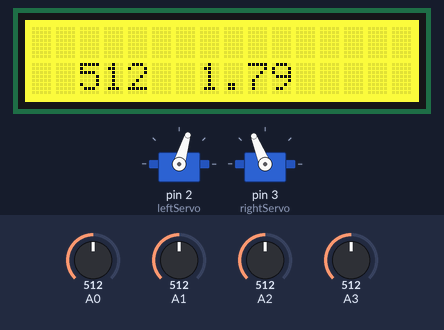
This sketch was run on a simulated Arduino Uno, built with avr-gcc and run on an emulated ATmega328P. Parts: 16×2 character LCD, 2 × servo. The test bench sets the inputs (shaded band); at power-on: A1 = 512, A0 = 512, A2 = 512, A3 = 512. What the sketch prints to the serial monitor is not drawn.

Above: at 1.2 s.
1.3 s: A1 set to 30
At 3.5 s:
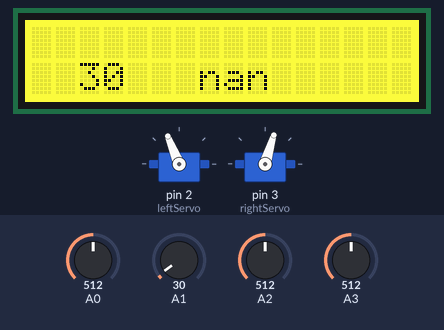
4.3 s: A1 set to 716
At 4.54 s:
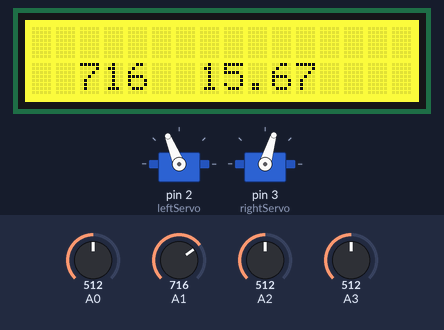
6.2 s: A1 set to 306
At 7.8 s:
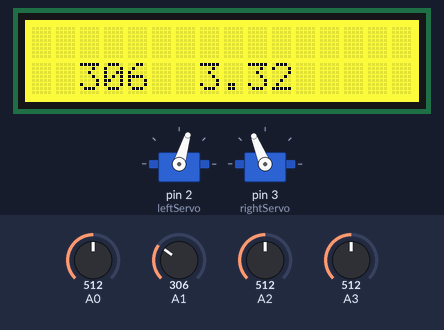
Timing chart, 0 to 9.3 s (numbered marks = the images above; inputs shaded):
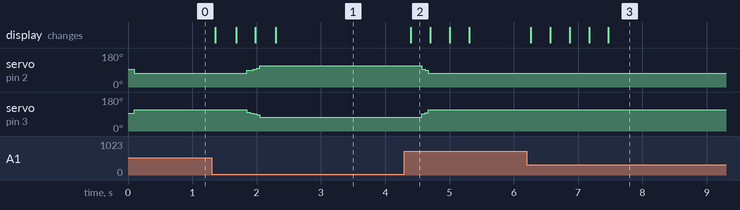

The sketch:

wallDistance.ino
```cpp
#include <Adafruit_RGBLCDShield.h>
#include "MyEncoders.h"
#include "MyServos.h"
#include "MySharpSensor.h"

#define YELLOW 0x3
#define DESIRED_DISTANCE 5
#define K_P 5.0

Adafruit_RGBLCDShield lcd = Adafruit_RGBLCDShield();

const int shortSensor = A0;
float measuredDistance = 0.0;
float error = 0.0;
float inputSpeed = 0.0;
float realSpeed = 0.0;

void setup() {
  // put your setup code here, to run once:
  Serial.begin(115200);
  lcd.begin(16, 2);
  lcd.setBacklight(0x3);
  lcd.setCursor(2, 1);

  initServo();
  setSpeedsIPS(0, 0);
  initDistanceSensors();
}

void loop() {
  // put your main code here, to run repeatedly:

        int raw = takeNewMeasurement(1);
        measuredDistance = getCombinedDistance(1);
        lcd.setCursor(2, 1);
        lcd.print("           ");
        lcd.setCursor(2, 1);
        lcd.print(raw);
        lcd.setCursor(7, 1);
        lcd.print(measuredDistance);
        Serial.println(measuredDistance);
        error = measuredDistance - DESIRED_DISTANCE;
        inputSpeed = error * K_P;
        if (inputSpeed >= maxSpeed()){
          realSpeed = maxSpeed();
        }

        else if (  (inputSpeed < maxSpeed() ) && ( inputSpeed > -maxSpeed() )  ){
            realSpeed = inputSpeed;
        }
        else if (inputSpeed <= - maxSpeed()){
          realSpeed = -maxSpeed();
        }

        setSpeedsIPS(realSpeed, realSpeed);

        delay(30);
}
```

MyEncoders.cpp
```cpp
//implement in this document the functions from MyEncoders.h
#include "MyEncoders.h"
#include <PinChangeInt.h>
#include "Arduino.h"

namespace {
  //this is a nameless namespace
  //put here variables only viewable to this module
  unsigned long leftTickCounts;
  unsigned long rightTickCounts;
  unsigned long leftTime1;
  unsigned long rightTime1;
  unsigned long leftTime2;
  unsigned long rightTime2;

}


//this function sets the tick counts to 0
void resetCounts(){
    noInterrupts();
    leftTickCounts = 0;
    rightTickCounts = 0;
   interrupts();
}

//this function should return the left and right tickcounts
// since either the start of the program or the last
//call to the function resetCounts()
void getCounts(unsigned long counts[]){
    noInterrupts();
    counts[0] = leftTickCounts;
    counts[1] = rightTickCounts;
    interrupts();
}

void leftInterrupt(){
    leftTickCounts++;
    leftTime1 = leftTime2;
    leftTime2 = millis();
}

void rightInterrupt(){
    rightTickCounts++;
    rightTime1 = rightTime2;
    rightTime2 = millis();
}

//this function should return the instantaneous speeds of the wheels
//meassured in revolutions per second.
void getSpeeds(float speeds[]){
    speeds[0] = (1.0 / 32.0) / (leftTime2 - leftTime1) * 1000;
    speeds[1] = (1.0 / 32.0) / (rightTime2 - rightTime1) * 1000;
}

//this function should include whatever code necessary to initialize this module
void initEncoders(){
    resetCounts();
    pinMode(10, INPUT_PULLUP);
    pinMode(11, INPUT_PULLUP);
    PCintPort::attachInterrupt(10,&leftInterrupt,FALLING);
    PCintPort::attachInterrupt(11,&rightInterrupt,RISING);
}
```

MyEncoders.h
```cpp
#ifndef __MY_ENCODERS__
#define __MY_ENCODERS__


//IF YOU WANT TO DECLARE VARIABLES VIEWABLE TO OTHER MODULE,
//DECLARE THEM HERE USING THE KEYWORD extern, then declare them in the .cpp

//this function sets the tick counts to 0
void resetCounts();

//this function should return the left and right tickcounts
// since either the start of the program or the last
//call to the function resetCounts()
void getCounts(unsigned long counts[]);


//this function should return the instantaneous speeds of the wheels
//meassured in revolutions per second.
void getSpeeds(float speeds[]);

//this function should include whatever code necessary to initialize this module
void initEncoders();


#endif
```

MyServos.cpp
```cpp
//implement in this document the functions from MyServos.h
#include "MyServos.h"
#include <Servo.h>
#include "MyEncoders.h"
#include "Arduino.h"
#define N 41


namespace {
  //this is a nameless namespace
  //put here variables only viewable to this module

  Servo leftServo;
  Servo rightServo;

  float leftCaliRPS[N] = {-0.70, -0.70, -0.70, -0.70, -0.72, -0.70, -0.72, -0.70, -0.70, -0.69, -0.67, -0.66, -0.63, -0.61, -0.56, -0.48, -0.39, -0.28, -0.17, -0.08, 0.00, 0.03, 0.12, 0.25, 0.34, 0.44, 0.50, 0.58, 0.63, 0.64, 0.66, 0.67, 0.69, 0.69, 0.70, 0.70, 0.72, 0.70, 0.70, 0.72, 0.70
};
  float rightCaliRPS[N] = {-0.70, -0.70, -0.70, -0.70, -0.70, -0.70, -0.70, -0.70, -0.69, -0.69, -0.67, -0.66, -0.63, -0.61, -0.56, -0.48, -0.39, -0.30, -0.19, -0.08, 0.00, 0.08, 0.17, 0.28, 0.37, 0.48, 0.55, 0.61, 0.64, 0.67, 0.67, 0.69, 0.69, 0.70, 0.70, 0.70, 0.70, 0.70, 0.70, 0.70, 0.70
};
}


//NOTE: you are allowed to modify this file as long as the functions
//implement the requested functionality

//IF YOU WANT TO DECLARE VARIABLES VIEWABLE TO OTHER MODULES,
//DECLARE THEM HERE USING THE KEYWORD extern, then declare them in the .cpp


//this function should set the left and right speeds of the wheel
//when both inputs are positive the robot should move forward
//when both inputs are negative the robot should move backward
//microsLeft should encode the left wheel velocity and viceversa
void setSpeeds(int microsLeft, int microsRight){
    leftServo.writeMicroseconds(1500 + microsLeft);
    rightServo.writeMicroseconds(1500 - microsRight);
}

void initServo(){
    leftServo.attach(2);
    rightServo.attach(3);
}


//same as the function setSpeeds, but the inputs now indicate
//the revolutions per secont (rps) at which each wheel should spin
void setSpeedsRPS(float rpsLeft, float rpsRight){
    float leftSpeed;
    float rightSpeed;

    //angular speed of left wheel

    if (rpsLeft <= leftCaliRPS[0]){
        leftSpeed = -200;
    }
    else if (rpsLeft >= leftCaliRPS[40]){
        leftSpeed = 200;
    }
    else {
        for (int i = 1; i < N; i ++){
            if (rpsLeft == leftCaliRPS[i]){
                leftSpeed = -200 + 10 * i;
            }
            else if (rpsLeft > leftCaliRPS[i - 1] && rpsLeft < leftCaliRPS[i]){
                leftSpeed = -200 + 10 * (i - 1) + 10 * ((rpsLeft - leftCaliRPS[i - 1]) / (leftCaliRPS[i] - leftCaliRPS[i - 1]));
            }
        }
    }

    //angular speed of right wheel
    if (rpsRight <= rightCaliRPS[0]){
        rightSpeed = -200;
    }
    else if (rpsRight >= rightCaliRPS[40]){
        rightSpeed = 200;
    }
    else {
      for (int j = 1; j < N; j ++){
          if (rpsRight == rightCaliRPS[j]){
              rightSpeed = -200 + 10 * j;
//              Serial.print("c1 ");
//              Serial.print(j);
//              Serial.print("\t");
//              Serial.print(rpsRight);
//              Serial.print("\t");
//              Serial.println(rightCaliRPS[j]);
          }
          else if (rpsRight > rightCaliRPS[j - 1] && rpsRight < rightCaliRPS[j]){
              rightSpeed = -200 + 10 * (j - 1) + 10 * ((rpsRight - rightCaliRPS[j - 1]) / (rightCaliRPS[j] - rightCaliRPS[j - 1]));

//              Serial.print("c2 ");
//              Serial.print(j);
//              Serial.print("\t");
//              Serial.print(rpsRight);
//              Serial.print("\t");
//              Serial.println(rightCaliRPS[j]);
          }
    }
  }
    setSpeeds(leftSpeed, rightSpeed);
}


//same as the function setSpeeds, but the inputs now indicate
//the inches per second (ips) at which each wheel should spin
void setSpeedsIPS(float ipsLeft, float ipsRight){
    float d = 2.61;
    float leftSpeed = ipsLeft / (3.14 * d);
    float rightSpeed = ipsRight / (3.14 * d);

    setSpeedsRPS(leftSpeed, rightSpeed);
}


void printArrayCalibration(){
    Serial.print(leftCaliRPS[0]);
    for (int i = 1; i < N; i ++){
        Serial.print(", ");
        Serial.print(leftCaliRPS[i]);
    }
    Serial.println();


    Serial.print(rightCaliRPS[0]);
    for (int i = 1; i < N; i ++){
        Serial.print(", ");
        Serial.print(rightCaliRPS[i]);
    }
    Serial.println();
}

//this function is meant for doing whatever necessary for the
//functions 'setSpeedsIPS' and 'setSpeedsRPS' to work properly
#define CALITIME 2
void calibrate(){
    for (int i = 0; i < N; i ++){
        int us = -200 + i * 10;
        setSpeeds(us,us);
        delay(100);
        resetCounts();
        delay(CALITIME * 1000);
        unsigned long mcounts[2];
        getCounts(mcounts);

        //rotations = counted holes / total holes

        leftCaliRPS[i] = us > 0 ?  (float)(mcounts[0]) / (32.0 * CALITIME)  : -(float)(mcounts[0]) / (32.0 * CALITIME);
        rightCaliRPS[i] = us > 0 ? (float)(mcounts[1]) / (32.0 * CALITIME) : -(float)(mcounts[1]) / (32.0 * CALITIME);
    }
    setSpeeds(0, 0);
    Serial.println("Done Calibration: ");
    printArrayCalibration();
}

void printCalibration(){
    for (int i = 0; i < N; i ++){
        int us = -200 + i * 10;

        Serial.print(us);
        Serial.print('\t');
        Serial.println(rightCaliRPS[i]);
    }
}


//this function should make the robot move with a linear speed of v
//measured in inches per second, and an angular speed of w
//in rads per second. Positive ws should indicate a counterclockwise spin.
void setSpeedsvw(float v, float w){
    float leftSpeed = v - w * (3.95 / 2);
    float rightSpeed = v + w * (3.95 / 2);


    setSpeedsIPS(leftSpeed, rightSpeed);
}


float leftMax(){
    return (2.61 * 3.14 * leftCaliRPS[40]);
}


float rightMax(){
    return (2.61 * 3.14 * rightCaliRPS[40]);
}


float maxSpeed(){
  if (leftCaliRPS[40] <= rightCaliRPS[40]){
    return (2.61 * 3.14 * leftCaliRPS[40]);
  }

  else if (leftCaliRPS[40] > rightCaliRPS[40]){
    return (2.61 * 3.14 * rightCaliRPS[40]);
  }
}


bool isPossibleVW(float v, float w){
    float leftSpeed = v - w * (3.95 / 2);
    float rightSpeed = v + w * (3.95 / 2);

    return (abs(leftSpeed) < leftMax()) && (abs(rightSpeed) < rightMax());
}
```

MyServos.h
```cpp
#ifndef __MY_SERVOS__
#define __MY_SERVOS__


//NOTE: you are allowed to modify this file as long as the functions
//implement the requested functionality

//IF YOU WANT TO DECLARE VARIABLES VIEWABLE TO OTHER MODULES,
//DECLARE THEM HERE USING THE KEYWORD extern, then declare them in the .cpp


//this function should set the left and right speeds of the wheel
//when both inputs are positive the robot should move forward
//when both inputs are negative the robot should move backward
//microsLeft should encode the left wheel velocity and viceversa
void setSpeeds(int microsLeft, int microsRight);

void initServo();


//same as the function setSpeeds, but the inputs now indicate
//the revolutions per secont (rps) at which each wheel should spin
void setSpeedsRPS(float rpsLeft, float rpsRight);


//same as the function setSpeeds, but the inputs now indicate
//the inches per second (ips) at which each wheel should spin
void setSpeedsIPS(float ipsLeft, float ipsRight);


//this function is meant for doing whatever necessary for the
//functions 'setSpeedsIPS' and 'setSpeedsRPS' to work properly
void calibrate();

float leftMax();


float rightMax();


float maxSpeed();


void printCalibration();


bool isPossibleVW(float v, float w);


//this function should make the robot move with a linear speed of v
//measured in inches per second, and an angular speed of w
//in rads per second. Positive ws should indicate a counterclockwise spin.
void setSpeedsvw(float v, float w);


#endif
```

MySharpSensor.cpp
```cpp
#include "MySharpSensor.h"
#include "Arduino.h"

#define SLEFT 0
#define SSFRONT 1
#define SRIGHT 2
#define SLONG  3

#define N 19

namespace{
    int leftR[N + 1];
    int shortFrontR[N + 1];
    int rightR[N + 1];
    int longFrontR[N + 1];
    int leftIndex = 0;
    int rightIndex = 0;
    int shortFrontIndex = 0;
    int longFrontIndex = 0;
}


float shortToInches(int value){
    float voltage = (float)(value * 0.00489);

    if (voltage > 3.04)
    {
        return 1.2;
    }

    else if ((voltage > 3) && (voltage <= 3.04))
    {
        return (16.14 - 4.921 * voltage);
    }

    else if ((voltage > 2.73) && (voltage <= 3))
    {
        return (3.565 - 0.729 * voltage);
    }

    else if ((voltage > 2.34) && (voltage <= 2.73))
    {
        return (4.197 - 0.96 * voltage);
    }

    else if ((voltage > 2.01) && (voltage <= 2.34))
    {
        return (4.76 - 1.193 * voltage);
    }

    else if ((voltage > 1.78) && (voltage <= 2.01))
    {
        return (5.803 - 1.71 * voltage);
    }

    else if ((voltage > 1.57) && (voltage <= 1.78))
    {
        return (6.093 - 1.875 * voltage);
    }

    else if ((voltage > 1.4) && (voltage <= 1.57))
    {
        return (6.785 - 2.316 * voltage);
    }

    else if ((voltage > 1.27) && (voltage <= 1.4))
    {
        return (7.783 - 3.028 * voltage);
    }

    else if ((voltage > 1.06) && (voltage <= 1.27))
    {
        return (8.699 - 3.75 * voltage);
    }

    else if ((voltage > 0.93) && (voltage <= 1.06))
    {
        return (11.145 - 6.057 * voltage);
    }

    else if ((voltage > 0.81) && (voltage <= 0.93))
    {
        return (11.614 - 6.56 * voltage);
    }

    else if ((voltage > 0.74) && (voltage <= 0.81))
    {
        return (15.41 - 11.25 * voltage);
    }

    else if ((voltage > 0.65) && (voltage <= 0.74))
    {
        return (13.559 - 8.749 * voltage);
    }

    else if ((voltage > 0.53) && (voltage <= 0.65))
    {
        return (18.537 - 16.404 * voltage);
    }

    else if ((voltage > 0.42) && (voltage <= 0.53))
    {
        return (19.327 - 17.895 * voltage);
    }

    else if ((voltage > 0.38) && (voltage <=0.42))
    {
        return (32.48 - 49.213 * voltage);
    }

    else if ((voltage > 0.31) && (voltage <=0.38))
    {
        return (24.466 - 28.121 * voltage);
    }
}


float longToInches(int value){
    float voltage = (float)(value * 0.00489);

    if (voltage > 2.75)
        return 0;

    else if ((voltage > 2.51) && (voltage <= 2.75))
    {
        return (28.461 - 8.202 * voltage);
    }

    else if ((voltage > 2) && (voltage <= 2.51))
    {
        return (27.25 - 7.72 * voltage);
    }

    else if ((voltage > 1.5) && (voltage <= 2))
    {
        return (27.559 - 7.874 * voltage);
    }

    else if ((voltage > 1.25) && (voltage <= 1.5))
    {
        return (39.37 - 15.748 * voltage);
    }

    else if ((voltage > 1.05) && (voltage <= 1.25))
    {
        return (44.291 - 19.685 * voltage);
    }

    else if ((voltage > 0.9) && (voltage <= 1.05))
    {
        return (51.181 - 26.247 * voltage);
    }

    else if ((voltage > 0.8) && (voltage <= 0.9))
    {
        return (62.992 - 39.37 * voltage);
    }

    else if ((voltage > 0.7) && (voltage <= 0.8))
    {
        return (62.992 - 39.37 * voltage);
    }

    else if ((voltage > 0.65) && (voltage <= 0.7))
    {
        return (90.551 - 78.74 * voltage);
    }

    else if ((voltage > 0.6) && (voltage <= 0.65))
    {
        return (90.551 - 78.74 * voltage);
    }

    else if ((voltage > 0.55) && (voltage <= 0.6))
    {
        return (90.551 - 78.74 * voltage);
    }

    else if ((voltage > 0.5) && (voltage <= 0.55))
    {
        return (90.551 - 78.74 * voltage);
    }

    else if ((voltage > 0.46) && (voltage <= 0.5))
    {
        return (90.551 - 78.74 * voltage);
    }

    else
        return 60;
}


int takeNewMeasurement(int sensor)
{
    int rawValue = analogRead(sensor);

    switch (sensor) {
        case SLEFT: {
            leftR[leftIndex] = rawValue;
            leftIndex ++;
            if (leftIndex == N + 1){
                leftIndex = 0;
            }
        }

        case SSFRONT: {
            shortFrontR[shortFrontIndex] = rawValue;
            shortFrontIndex ++;
            if (shortFrontIndex == N + 1){
                shortFrontIndex = 0;
            }
        }

        case SRIGHT: {
            rightR[rightIndex] = rawValue;
            rightIndex ++;
            if (rightIndex == N + 1){
                rightIndex = 0;
            }
        }

        case SLONG: {
            longFrontR[leftIndex] = rawValue;
            longFrontIndex ++;
            if (longFrontIndex == N + 1){
                longFrontIndex = 0;
            }
        }
    }
    return rawValue;
}


float getCombinedDistance(int sensor){
    int totalRaw = 0;
    int averageRaw = 0;

    switch (sensor) {
        case SLEFT: {
            for (int i = 0; i <= N; i ++){
                totalRaw += leftR[i];
            }
            averageRaw = totalRaw / (N + 1);
            return shortToInches(averageRaw);
        }

        case SSFRONT: {
            for (int i = 0; i <= N; i ++){
                totalRaw += shortFrontR[i];
            }
            averageRaw = totalRaw / (N + 1);
            return shortToInches(averageRaw);
        }

        case SRIGHT: {
            for (int i = 0; i <= N; i ++){
                totalRaw += rightR[i];
            }
            averageRaw = totalRaw / (N + 1);
            return shortToInches(averageRaw);
        }

        case SLONG: {
            for (int i = 0; i <= N; i ++){
                totalRaw += longFrontR[i];
            }
            averageRaw = totalRaw / (N + 1);
            return longToInches(averageRaw);
        }
    }
}

#define SLEFT 0
#define SSFRONT 1
#define SRIGHT 2
#define SLONG  3

void initDistanceSensors(){
    for (int sensor = 0; sensor <= 3; sensor ++){
        for (int i = 0; i <= N; i ++){
            takeNewMeasurement(sensor);
        }
    }
}
```

MySharpSensor.h
```cpp
#ifndef __MY_SHARP_SENSOR__
#define __MY_SHARP_SENSOR__


//this function takes as input the value obtained by a short distance sensor,
//and it should return its respective value in inches
float shortToInches(int value);

//this function takes as input the value obtained by the long distance sensor,
//and it should return its respective value in inches
float longToInches(int value);


//the following two functions are meant to break up the process of taking multiple measurements and filtering to reduce noise

//this function should read and store exactly one new measurement taken with the sensor given by the parameter 'sensor'
//it might be useful to know what's a circular buffer
int takeNewMeasurement(int sensor);


//this function should apply a filter the last N measurement taken with the sensor 'sensor' and return the result.
//You are free to chose the value of N and combination method
float getCombinedDistance(int sensor);


//all code to initialize the module should be added in this function:
void initDistanceSensors();

#endif
```

Measured:
- after the input at 1.3 s, servo on pin 2 (leftServo): 73° → 112° after 0.55 s; servo on pin 3 (rightServo): 112° → 73° after 0.55 s; the display: first changes after 0.05 s (image 1 shows a later state)
- after the input at 4.3 s, servo on pin 2 (leftServo): 112° → 73° after 0.27 s; servo on pin 3 (rightServo): 73° → 112° after 0.27 s; the display: changes after 0.09 s (image 2)
- after the input at 6.2 s, the display: first changes after 0.06 s (image 3 shows a later state)
